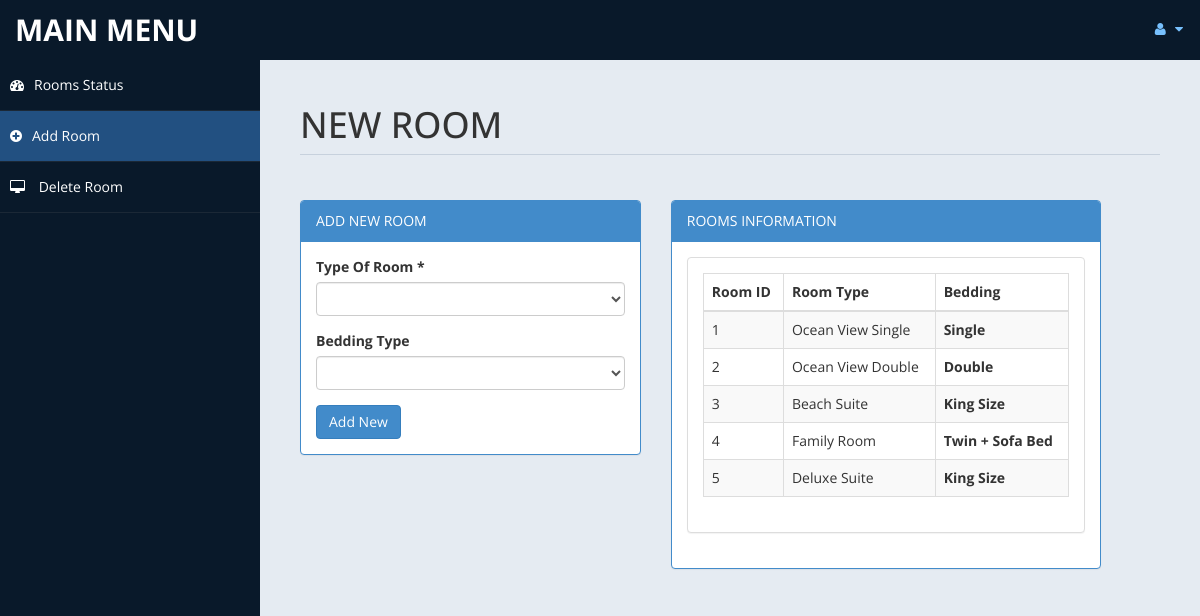
The app's page /admin/room.php (signed in) with its own data.
### tables this page shows
CREATE TABLE IF NOT EXISTS room (
    id int(11) NOT NULL AUTO_INCREMENT,
    type varchar(100) NOT NULL,
    bedding varchar(100) NOT NULL,
    place varchar(100) NOT NULL,
    area varchar(100) NOT NULL,
    size varchar(100) NOT NULL,
    PRIMARY KEY (id)
);

### admin/room.php (the view, shortened to what this page needs)
<!DOCTYPE html>
<html xmlns="http://www.w3.org/1999/xhtml">
<head>
    <link href="assets/css/bootstrap.css" rel="stylesheet" />
    <link href="assets/css/font-awesome.css" rel="stylesheet" />
    <link href="assets/css/custom-styles.css" rel="stylesheet" />
</head>
<body>
    <div id="wrapper">
        <nav class="navbar navbar-default top-navbar" role="navigation">
            <div class="navbar-header">
                <a class="navbar-brand" href="home.php">MAIN MENU </a>
            </div>
            <ul class="nav navbar-top-links navbar-right">
                <li class="dropdown">
                    <a class="dropdown-toggle" data-toggle="dropdown" href="#" aria-expanded="false">
                        <i class="fa fa-user fa-fw"></i> <i class="fa fa-caret-down"></i>
                    </a>
                </li>
            </ul>
        </nav>
        <nav class="navbar-default navbar-side" role="navigation">
            <div class="sidebar-collapse">
                <ul class="nav" id="main-menu">
                    <li>
                        <a  href="settings.php"><i class="fa fa-dashboard"></i>Rooms Status</a>
                    </li>
					<li>
                        <a  class="active-menu" href="room.php"><i class="fa fa-plus-circle"></i>Add Room</a>
                    </li>
                    <li>
                        <a  href="roomdel.php"><i class="fa fa-desktop"></i> Delete Room</a>
                    </li>
            </div>
        </nav>
        <div id="page-wrapper" >
            <div id="page-inner">
			 <div class="row">
                    <div class="col-md-12">
                        <h1 class="page-header">
                           NEW ROOM <small></small>
                        </h1>
                    </div>
                </div>
            <div class="row">
                <div class="col-md-5 col-sm-5">
                    <div class="panel panel-primary">
                        <div class="panel-heading">
                            ADD NEW ROOM
                        </div>
                        <div class="panel-body">
						<form name="form" method="post">
                            <div class="form-group">
                                            <label>Type Of Room *</label>
                                            <select name="troom"  class="form-control" required>
												<option value selected ></option>
                                                <option value="Superior Room">SUPERIOR ROOM</option>
                                            </select>
                              </div>
								<div class="form-group">
                                            <label>Bedding Type</label>
                                            <select name="bed" class="form-control" required>
												<option value selected ></option>
                                                <option value="Single">Single</option>
                                            </select>
                               </div>
							 <input type="submit" name="add" value="Add New" class="btn btn-primary">
							</form>
							<?php
							 include('db.php');
							?>
                        </div>
                    </div>
                </div>
            <div class="row">
                <div class="col-md-6 col-sm-6">
                    <div class="panel panel-primary">
                        <div class="panel-heading">
                            ROOMS INFORMATION
                        </div>
                        <div class="panel-body">
                    <div class="panel panel-default">
                        <?php
						$sql = "select * from room limit 0,10";
						$re = mysqli_query($con,$sql)
						?>
                        <div class="panel-body">
                            <div class="table-responsive">
                                <table class="table table-striped table-bordered table-hover" id="dataTables-example">
                                    <thead>
                                        <tr>
                                            <th>Room ID</th>
                                            <th>Room Type</th>
											<th>Bedding</th>
                                        </tr>
                                    </thead>
                                    <tbody>
									<?php
										while($row= mysqli_fetch_array($re))
										{
												$id = $row['id'];
											if($id % 2 == 0)
											{
												echo "<tr class=odd gradeX>
													<td>".$row['id']."</td>
													<td>".$row['type']."</td>
												   <th>".$row['bedding']."</th>
												</tr>";
											}
											else
											{
												echo"<tr class=even gradeC>
													<td>".$row['id']."</td>
													<td>".$row['type']."</td>
												   <th>".$row['bedding']."</th>
												</tr>";
											}
										}
									?>
                                    </tbody>
                                </table>
                            </div>
                        </div>
                    </div>
                       </div>
                    </div>
                </div>
            </div>
					</div>
            </div>
        </div>
</body>
</html>

### admin/assets/css/custom-styles.css (style rules this page uses)
body { font-family: 'Open Sans', sans-serif; }
#wrapper { width: 100%; background:#09192A; }
#page-wrapper { padding: 15px 15px; min-height: 600px; background:#E5EBF2; }
#page-inner { width:100%; margin:10px 20px 10px 0px; background-color:transparent; padding:10px; min-height:1200px; }
h1, .h1, h2, .h2, h3, .h3 { margin-top: 7px; margin-bottom: -5px; }
.page-header { padding-bottom: 9px; margin: 10px 0 45px; border-bottom: 1px solid #C7D1DD; }
.top-navbar { margin:0px; }
.top-navbar .navbar-brand { color: #fff; width: 260px; text-align: left; height: 60px; font-size: 30px; font-weight: 700; text-transform: uppercase; line-height: 30px; }
.top-navbar .nav > li { position: relative; display: inline-block; }
.top-navbar .nav > li > a { position: relative; display: block; padding: 19px 15px; color: #77C0FD; }
.active-menu { background-color:#225081!important; }
.sidebar-collapse , .sidebar-collapse .nav { background:none; }
.sidebar-collapse .nav { padding:0; }
.sidebar-collapse .nav > li > a { color:#fff; background:transparent; text-shadow:none; }
.sidebar-collapse > .nav > li > a { padding:15px 10px; }
.sidebar-collapse > .nav > li { border-bottom: 1px solid rgba(107, 108, 109, 0.19); }
.navbar-side { border:none; background-color: transparent; }
.top-navbar { background:#09192A; border-bottom:none; }
.top-navbar .nav > li > a > i { margin-right: 2px; }
.navbar-default { border:0px solid black; }
.navbar-header { background: #09192A; }
.nav > li > a > i { margin-right:10px; }
@media (min-width:768px) { #page-wrapper { margin: 0 0 0 260px; padding: 15px 30px; min-height: 1200px; } }
@media (min-width:768px) { .navbar-side { z-index: 1; position: absolute; width: 260px; } }
@media (min-width:768px) { .navbar { border-radius: 0px; } }

### records on screen
room: id "1", type "Ocean View Single", bedding "Single"
room: id "2", type "Ocean View Double", bedding "Double"
room: id "3", type "Beach Suite", bedding "King Size"
room: id "4", type "Family Room", bedding "Twin + Sofa Bed"
room: id "5", type "Deluxe Suite", bedding "King Size"
